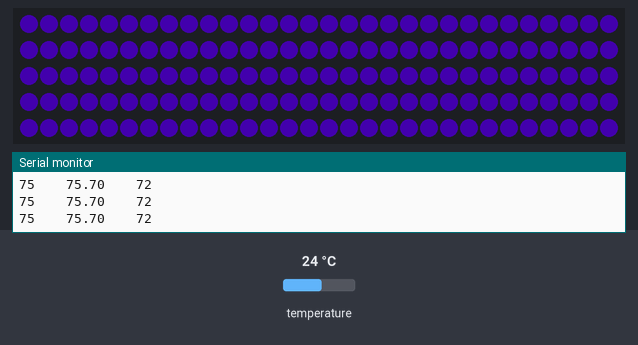
This sketch was run on a simulated Arduino Uno, built with avr-gcc and run on an emulated ATmega328P. On the bench: 150 RGB LEDs in strip order, left to right, continuing on the next row, the last lines printed to the serial monitor. The inputs (shaded band) are chosen by the test bench; at power-on: temperature 24 °C. Dim RGB values are drawn brighter than linear.

Above: at 2.1 s.
2.2 s: temperature set to 41 °C
At 2.7 s:
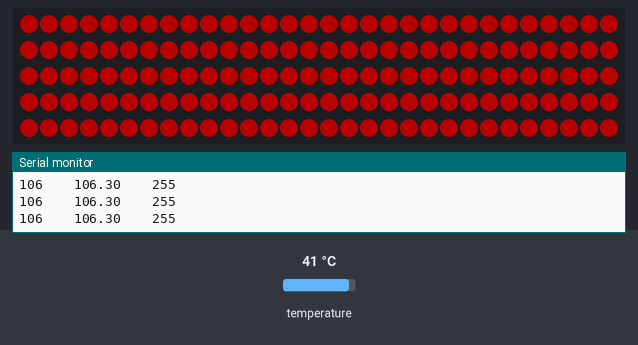
3.7 s: temperature set to 28 °C
At 4.8 s:
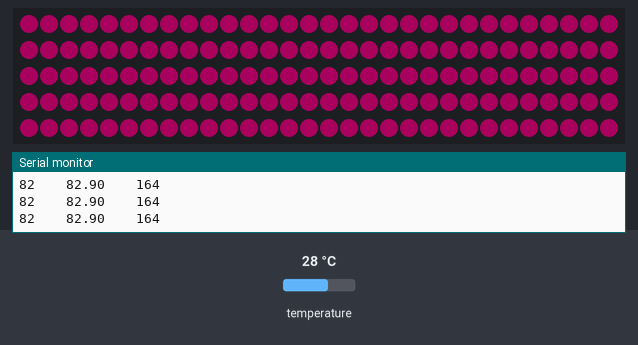
5.2 s: temperature set to 12 °C
At 5.6 s:
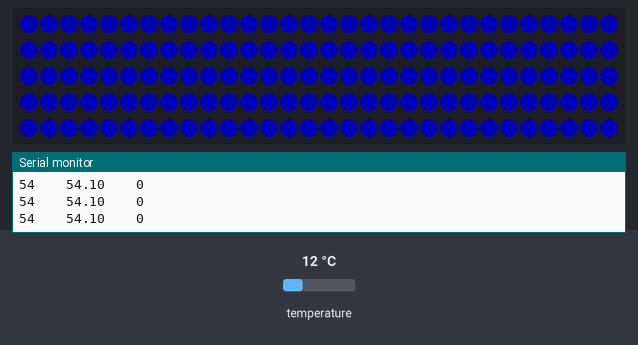
6.7 s: temperature set to 33 °C
At 7.5 s:
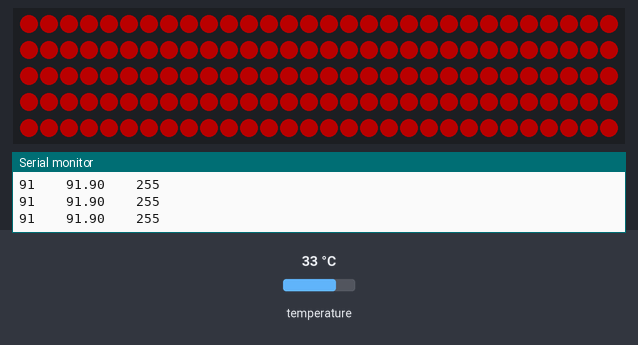
9.7 s: temperature set to 19 °C
At 11.0 s:
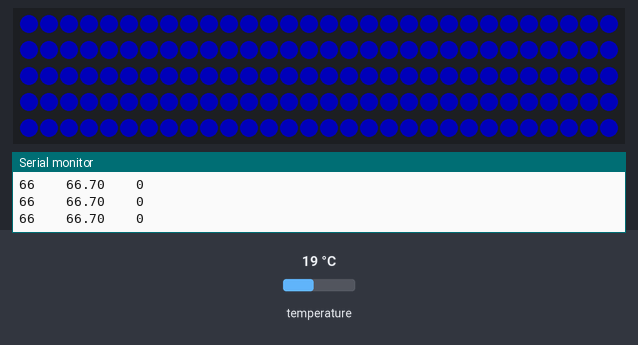
Timing chart, 0 to 12.2 s (numbered marks = the images above; inputs shaded):
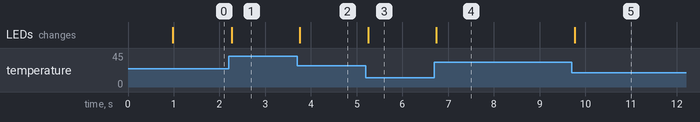

Measured:
- after the input at 2.2 s, the LEDs: change after 0.06 s (image 1)
- after the input at 3.7 s, the LEDs: change after 0.06 s (image 2)
- after the input at 5.2 s, the LEDs: change after 0.05 s (image 3)
- after the input at 6.7 s, the LEDs: change at once (image 4)
- after the input at 9.7 s, the LEDs: change after 0.07 s (image 5)

The sketch:

programLightStrip3.ino
```cpp
#include <Adafruit_NeoPixel.h>
//int sensorPin = A0;   // select the analog input pin for the photoresistor
//int sensorValue = 0;  // photoresistor value read from analog input pin
///////////////////////
#include <OneWire.h>
#include <SoftwareSerial.h>

int DS18S20_Pin = 4; //DS18S20 Signal pin on digital 4
char tmpstring[10];

//Temperature chip i/o
OneWire ds(DS18S20_Pin);  // on digital pin 4


#define PIN 6

int NUM_LEDS = 150;
int BRIGHTNESS= 70;
int nums=0;
int val=0;
int val2=0;
Adafruit_NeoPixel pixels = Adafruit_NeoPixel(NUM_LEDS, PIN, NEO_GRB + NEO_KHZ800);

///////////////////////////////////
//Product based on : https://www.amazon.com/ALITOVE-WS2812B-Individually-Addressable-Waterproof/dp/B00ZHB9M6A
//Code Written by Kevin Li
//Code tested on a photoresistor as a light sensor if temperature sensor is not available.
//Library (Github): https://github.com/adafruit/Adafruit_NeoPixel
//Helpful Video: https://www.youtube.com/watch?v=bdIij70_VN0
///////////////////////////////////
///////////////////////////////////
void setup() {
  Serial.begin(9600);
  pixels.setBrightness(BRIGHTNESS);
    pixels.begin(); // This initializes the NeoPixel library.
    for(int i=0;i<=150;i=i+1){
          pixels.setPixelColor(i, pixels.Color(0,0,0));
    pixels.show(); // This sends the updated pixel color to the hardware.
    }
}
//////////////////////////////////////////////////
//////////////////////////////////////////////////
void loop() {
float temperature = getTemp();
  int tmp = (int) temperature;

  Serial.print(tmp);
  Serial.print("    ");
  Serial.print(temperature);
  delay(20); //just here to slow down the output so it is easier to read
 val=constrain(map(temperature*100, 7000,9000,0,255), 0, 255);
 ////temperature *100
//sensor();
   for(int i=0;i<=150;i=i+1){
      pixels.setPixelColor(i, pixels.Color(val,0,255-val));

      // pixels.Color takes RGB values, from 0,0,0 up to 255,255,255 pixels.setPixelColor(i, pixels.Color(0,150,0)); // Moderately bright green color.
      }
      pixels.show(); // This sends the updated pixel color to the hardware.
   Serial.print("    ");
Serial.println(val);


}
///////////////////////////////////////////////////////////////////////////////////////////
///////////////////////////////////////////////////////////////////////////////////////////
//void sensor(){
//  val = analogRead(0);
// val2=map(val, 60,100,0,100); ////converts a variable from a scaled range to another scaled range
////Serial.println(val);
//Serial.print(val);
//Serial.print("   ");
//Serial.println(val2);
//return val2;
//  }
//////////////////////////////////////
///Temperature
float getTemp(){
  //returns the temperature from one DS18S20 in DEG Celsius

  byte data[12];
  byte addr[8];

  if ( !ds.search(addr)) {
      //no more sensors on chain, reset search
      Serial.println("Can't find sensor, try a pullup resistor?");
      ds.reset_search();
      return -1000;
  }

  if ( OneWire::crc8( addr, 7) != addr[7]) {
      Serial.println("CRC is not valid!");
      return -1000;
  }

  if ( addr[0] != 0x10 && addr[0] != 0x28) {
      Serial.print("Device is not recognized");
      return -1000;
  }

  ds.reset();
  ds.select(addr);
  ds.write(0x44,1); // start conversion, with parasite power on at the end

  byte present = ds.reset();
  ds.select(addr);
  ds.write(0xBE); // Read Scratchpad

  for (int i = 0; i < 9; i++) { // we need 9 bytes
    data[i] = ds.read();
  }

  ds.reset_search();

  byte MSB = data[1];
  byte LSB = data[0];

  float tempRead = ((MSB << 8) | LSB); //using two's compliment
  float TemperatureSum = tempRead / 16;

  return (TemperatureSum * 18 + 5)/10 + 32;
}
```
